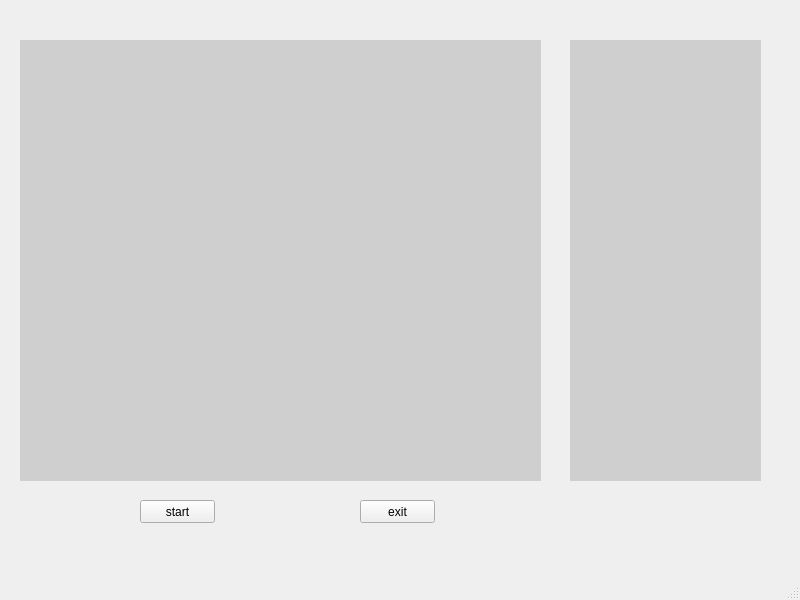
<?xml version="1.0" encoding="UTF-8"?>
<ui version="4.0">
 <class>MainWindow</class>
 <widget class="QMainWindow" name="MainWindow">
  <property name="geometry">
   <rect>
    <x>0</x>
    <y>0</y>
    <width>800</width>
    <height>600</height>
   </rect>
  </property>
  <property name="maximumSize">
   <size>
    <width>900</width>
    <height>600</height>
   </size>
  </property>
  <property name="windowTitle">
   <string>MainWindow</string>
  </property>
  <widget class="QWidget" name="centralwidget">
   <widget class="QPushButton" name="pushButton_2">
    <property name="geometry">
     <rect>
      <x>360</x>
      <y>500</y>
      <width>75</width>
      <height>23</height>
     </rect>
    </property>
    <property name="text">
     <string>exit</string>
    </property>
   </widget>
   <widget class="QPushButton" name="pushButton">
    <property name="geometry">
     <rect>
      <x>140</x>
      <y>500</y>
      <width>75</width>
      <height>23</height>
     </rect>
    </property>
    <property name="text">
     <string>start</string>
    </property>
   </widget>
   <widget class="QLabel" name="label">
    <property name="geometry">
     <rect>
      <x>20</x>
      <y>40</y>
      <width>521</width>
      <height>441</height>
     </rect>
    </property>
    <property name="styleSheet">
     <string notr="true">background-color: rgb(150, 150, 150);
background-color: rgb(207, 207, 207);</string>
    </property>
    <property name="text">
     <string/>
    </property>
   </widget>
   <widget class="QLabel" name="label_2">
    <property name="geometry">
     <rect>
      <x>570</x>
      <y>40</y>
      <width>191</width>
      <height>441</height>
     </rect>
    </property>
    <property name="styleSheet">
     <string notr="true">background-color: rgb(207, 207, 207);</string>
    </property>
    <property name="text">
     <string/>
    </property>
   </widget>
  </widget>
  <widget class="QMenuBar" name="menubar">
   <property name="geometry">
    <rect>
     <x>0</x>
     <y>0</y>
     <width>800</width>
     <height>22</height>
    </rect>
   </property>
  </widget>
  <widget class="QStatusBar" name="statusbar"/>
 </widget>
 <resources/>
 <connections>
  <connection>
   <sender>pushButton_2</sender>
   <signal>clicked()</signal>
   <receiver>MainWindow</receiver>
   <slot>close()</slot>
   <hints>
    <hint type="sourcelabel">
     <x>753</x>
     <y>300</y>
    </hint>
    <hint type="destinationlabel">
     <x>399</x>
     <y>299</y>
    </hint>
   </hints>
  </connection>
 </connections>
</ui>
